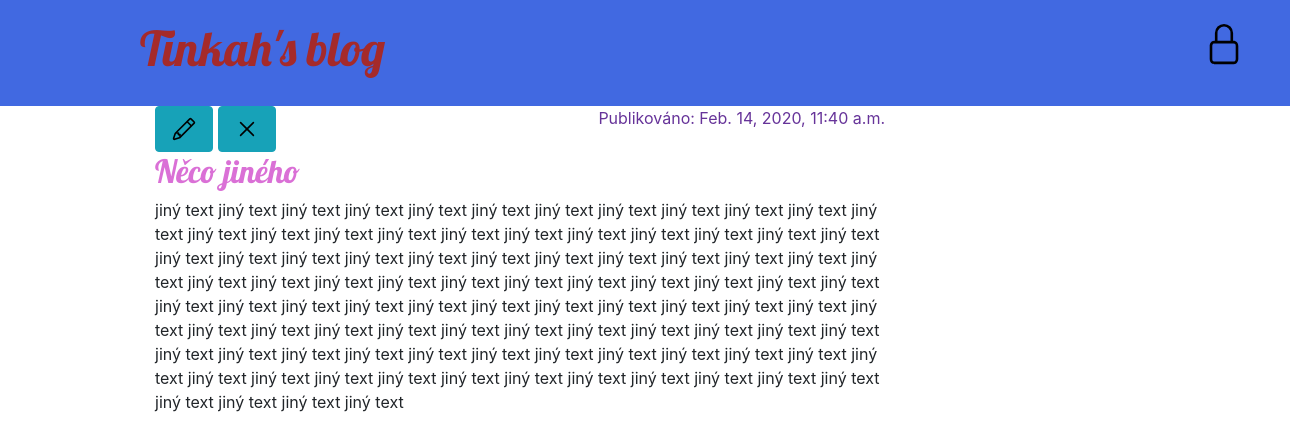
/post/2/, run on an earlier commit of the app's database.
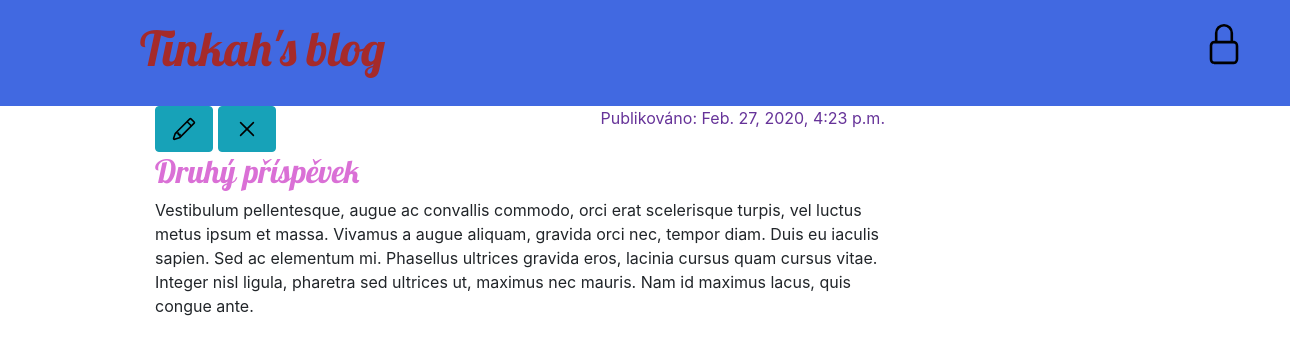
And on a later commit of the database.
### blog/models.py (models this page shows, shortened)
class Post(models.Model):
    author = models.ForeignKey("auth.User", on_delete=models.CASCADE)
    title = models.CharField(max_length=200)
    text = models.TextField()
    created_date = models.DateTimeField(
        default=timezone.now)
    published_date = models.DateTimeField(
        blank=True, null=True)

### blog/views.py (the view)
# urls.py: path('post/<int:pk>/', views.post_detail, name='post_detail'),
def post_detail(request, pk):
    post = get_object_or_404(Post, pk=pk)
    return render(request, 'blog/post_detail.html', {'post': post})

### blog/templates/blog/post_detail.html
{% extends 'blog/base.html' %}
{% block content %}
    <div class="post">
        {% if post.published_date %}
            <div class="date">
                <p>Publikováno: {{ post.published_date }}</p>
            </div>
        {% else %}
            <a class="btn btn-info" href="{% url 'post_publish' pk=post.pk %}">Publikovat</a>
        {% endif %}
        <a href="{% url 'post_edit' pk=post.pk %}"><button type="button" class="btn btn-info"><img src="/static/img/pencil.svg" alt="" width="32" height="32" title="Změnit příspěvek"></button></a>
        <a class="btn btn-info" href="{% url 'post_remove' pk=post.pk %}"><img src="/static/img/x.svg" alt="" width="32" height="32" title="Odstranit příspěvek"></a>
        <h2>{{ post.title }}</h2>
        <p>{{ post.text|linebreaksbr }}</p>
    </div>
 {% endblock %}

What changed in the data, as far as the page shows it:
changed Post: published_date "Feb. 14, 2020, 11:40 a.m." → "Feb. 27, 2020, 4:23 p.m."; title "Něco jiného" → "Druhý příspěvek"; text "jiný text jiný text jiný text jiný text jiný text jiný text jiný text jiný text jiný text jiný text jiný text jiný text jiný text jiný text jiný text jiný text jiný text jiný text jiný text jiný text jiný text jiný text jiný text jiný text jiný text jiný text jiný text jiný text jiný text jiný text jiný text jiný text jiný text jiný text jiný text jiný text jiný text jiný text jiný text jiný text jiný text jiný text jiný text jiný text jiný text jiný text jiný text jiný text jiný text jiný text jiný text jiný text jiný text jiný text jiný text jiný text jiný text jiný text jiný text jiný text jiný text jiný text jiný text jiný text jiný text jiný text jiný text jiný text jiný text jiný text…" → "Vestibulum pellentesque, augue ac convallis commodo, orci erat scelerisque turpis, vel luctus metus ipsum et massa. Vivamus a augue aliquam, gravida orci nec, tempor diam. Duis eu iaculis sapien. Sed ac elementum mi. Phasellus ultrices gravida eros, lacinia cursus quam cursus vitae. Integer nisl ligula, pharetra sed ultrices ut, maximus nec mauris. Nam id maximus lacus, quis congue ante."
